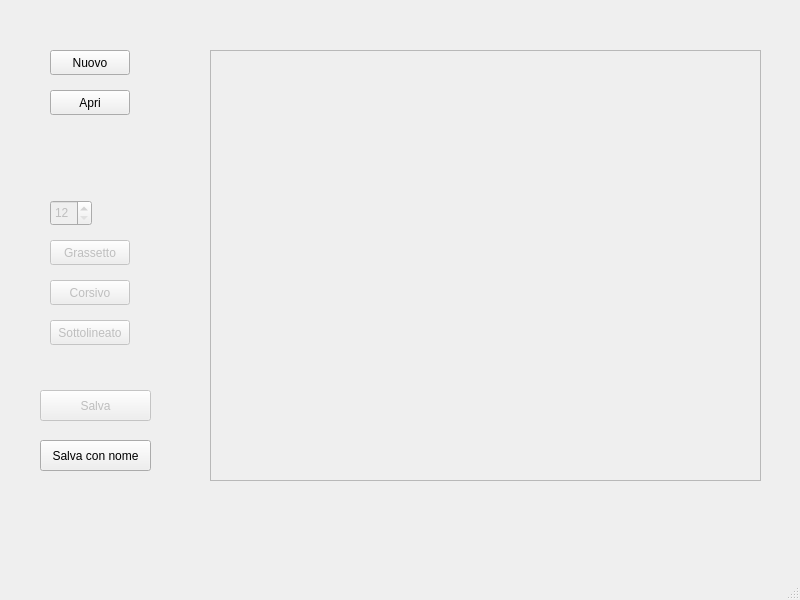
<?xml version="1.0" encoding="UTF-8"?>
<ui version="4.0">
 <class>MainWindow</class>
 <widget class="QMainWindow" name="MainWindow">
  <property name="geometry">
   <rect>
    <x>0</x>
    <y>0</y>
    <width>800</width>
    <height>600</height>
   </rect>
  </property>
  <property name="minimumSize">
   <size>
    <width>800</width>
    <height>600</height>
   </size>
  </property>
  <property name="windowTitle">
   <string>MainWindow</string>
  </property>
  <widget class="QWidget" name="centralwidget">
   <widget class="QPushButton" name="pushButton_6">
    <property name="enabled">
     <bool>true</bool>
    </property>
    <property name="geometry">
     <rect>
      <x>40</x>
      <y>440</y>
      <width>111</width>
      <height>31</height>
     </rect>
    </property>
    <property name="text">
     <string>Salva con nome</string>
    </property>
   </widget>
   <widget class="QPushButton" name="pushButton_3">
    <property name="enabled">
     <bool>false</bool>
    </property>
    <property name="geometry">
     <rect>
      <x>50</x>
      <y>240</y>
      <width>80</width>
      <height>25</height>
     </rect>
    </property>
    <property name="text">
     <string>Grassetto</string>
    </property>
   </widget>
   <widget class="QPushButton" name="pushButton_5">
    <property name="enabled">
     <bool>false</bool>
    </property>
    <property name="geometry">
     <rect>
      <x>50</x>
      <y>320</y>
      <width>80</width>
      <height>25</height>
     </rect>
    </property>
    <property name="text">
     <string>Sottolineato</string>
    </property>
   </widget>
   <widget class="QTextEdit" name="textEdit">
    <property name="enabled">
     <bool>false</bool>
    </property>
    <property name="geometry">
     <rect>
      <x>210</x>
      <y>50</y>
      <width>551</width>
      <height>431</height>
     </rect>
    </property>
   </widget>
   <widget class="QPushButton" name="pushButton_4">
    <property name="enabled">
     <bool>false</bool>
    </property>
    <property name="geometry">
     <rect>
      <x>50</x>
      <y>280</y>
      <width>80</width>
      <height>25</height>
     </rect>
    </property>
    <property name="text">
     <string>Corsivo</string>
    </property>
   </widget>
   <widget class="QSpinBox" name="spinBox">
    <property name="enabled">
     <bool>false</bool>
    </property>
    <property name="geometry">
     <rect>
      <x>50</x>
      <y>200</y>
      <width>42</width>
      <height>26</height>
     </rect>
    </property>
    <property name="minimum">
     <number>12</number>
    </property>
    <property name="maximum">
     <number>18</number>
    </property>
   </widget>
   <widget class="QPushButton" name="pushButton">
    <property name="geometry">
     <rect>
      <x>50</x>
      <y>50</y>
      <width>80</width>
      <height>25</height>
     </rect>
    </property>
    <property name="text">
     <string>Nuovo</string>
    </property>
   </widget>
   <widget class="QPushButton" name="pushButton_7">
    <property name="enabled">
     <bool>false</bool>
    </property>
    <property name="geometry">
     <rect>
      <x>40</x>
      <y>390</y>
      <width>111</width>
      <height>31</height>
     </rect>
    </property>
    <property name="text">
     <string>Salva</string>
    </property>
   </widget>
   <widget class="QPushButton" name="pushButton_2">
    <property name="geometry">
     <rect>
      <x>50</x>
      <y>90</y>
      <width>80</width>
      <height>25</height>
     </rect>
    </property>
    <property name="text">
     <string>Apri</string>
    </property>
   </widget>
  </widget>
  <widget class="QMenuBar" name="menubar">
   <property name="geometry">
    <rect>
     <x>0</x>
     <y>0</y>
     <width>800</width>
     <height>22</height>
    </rect>
   </property>
  </widget>
  <widget class="QStatusBar" name="statusbar"/>
 </widget>
 <resources/>
 <connections/>
</ui>
